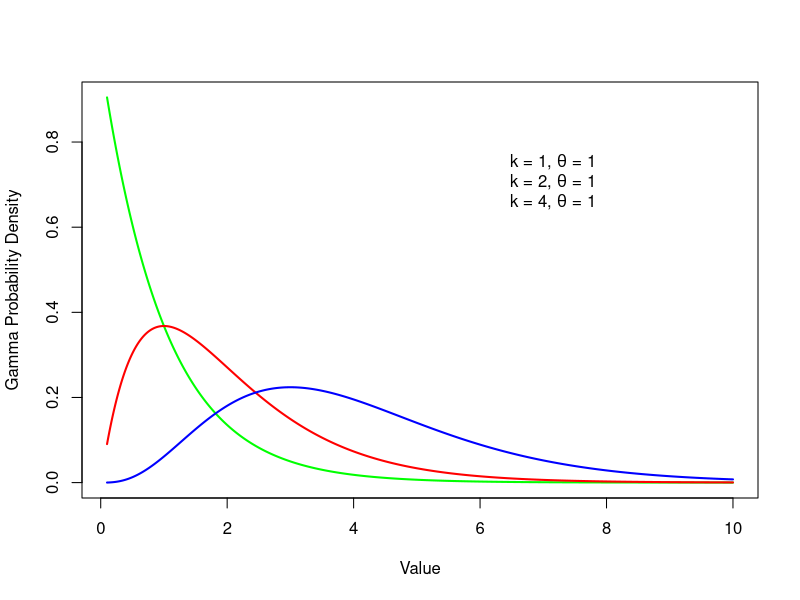

Generate this figure with R:
gamma_density_1 <- dgamma(x = seq(0.1, 10, 0.01), shape = 1, scale = 1)
gamma_density_2 <- dgamma(x = seq(0.1, 10, 0.01), shape = 2, scale = 1)
gamma_density_3 <- dgamma(x = seq(0.1, 10, 0.01), shape = 4, scale = 1)
index <- seq(0.1, 10, 0.01)
data <- data.frame(index = index,
                   gamma_density_1 = gamma_density_1,
                   gamma_density_2 = gamma_density_2,
                   gamma_density_3 = gamma_density_3)
plot(x = data$index,
     y = data$gamma_density_1,
     type = 'l',
     ylab = "Gamma Probability Density",
     xlab = "Value",
     lwd = 2,
     col = "green")
lines(x = data$index,
      y = data$gamma_density_2,
      type = 'l',
      lwd = 2,
      col = "red")
lines(x = data$index,
      y = data$gamma_density_3,
      type = 'l',
      lwd = 2,
      col = "blue")
legend(x = 6,
       y = 0.8,
       legend = c(expression(paste("k = 1, ", theta, " = 1")),
                  expression(paste("k = 2, ", theta, " = 1",)),
                  expression(paste("k = 4, ", theta, " = 1"))),
       box.col = "white")



